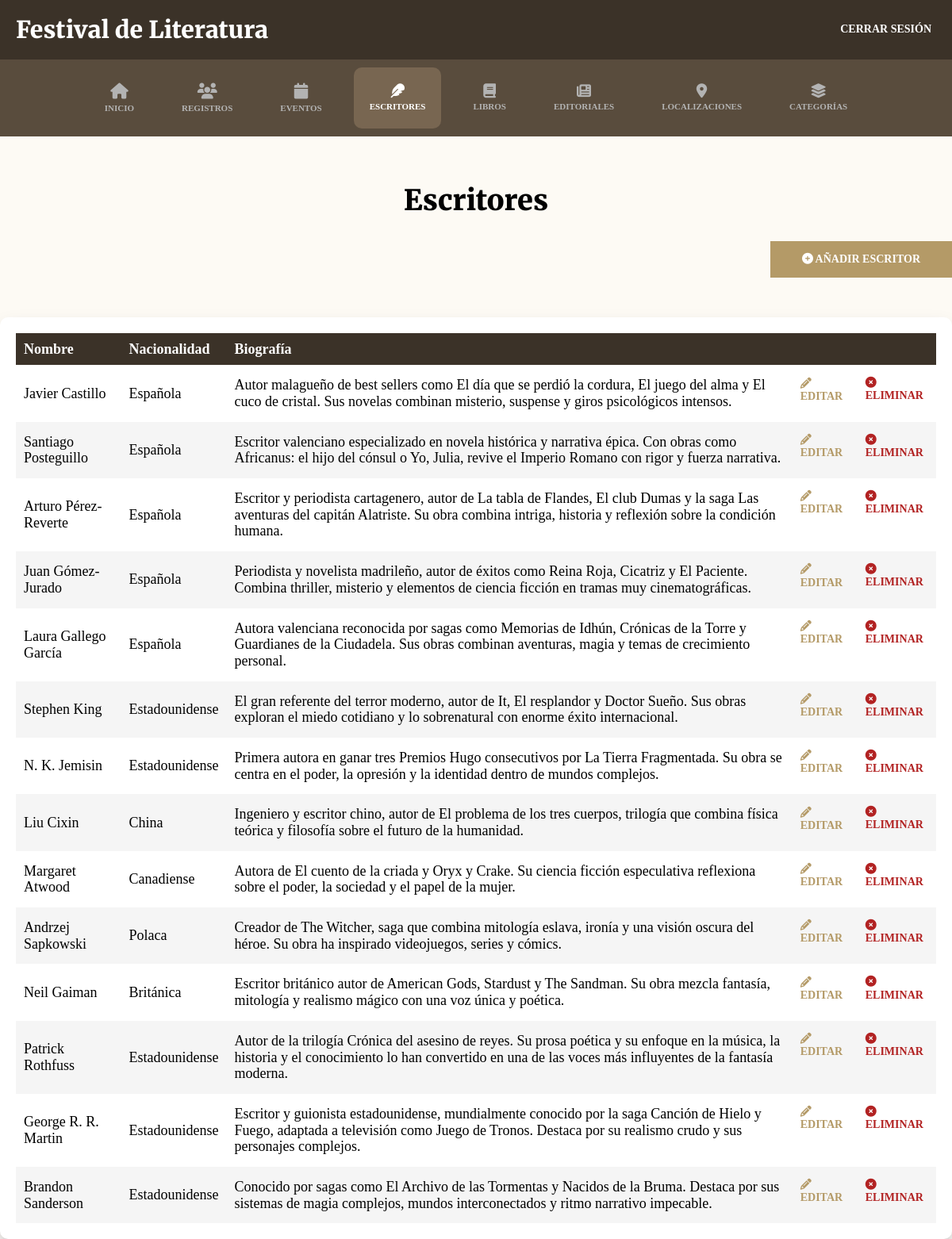
/admin/escritores (signed in), run on the app's committed database.
### tables this page shows
CREATE TABLE escritores (
  id_escritor    INT UNSIGNED  NOT NULL AUTO_INCREMENT,
  nombre         VARCHAR(150)  NOT NULL,
  biografia      TEXT          NOT NULL,
  nacionalidad   VARCHAR(100)  NOT NULL,
  imagen           VARCHAR(255)  NULL,   
  PRIMARY KEY (id_escritor),
  KEY idx_escritores_nombre (nombre)
);

### controllers/EscritoresController.php (called while the page is built, shortened)
<?php
class EscritoresController {
    public static function index(Router $router) {
        $escritores = Escritor::all();
        $router->render('admin/escritores/index', [
            'titulo' => 'Escritores',
            'escritores' => $escritores
        ]);
    }
}

### public/index.php (called while the page is built, shortened)
<?php
$router = new Router();
$router->get('/login', [AuthController::class, 'login']);
$router->post('/login', [AuthController::class, 'login']);
$router->post('/logout', [AuthController::class, 'logout']);
$router->get('/registro', [AuthController::class, 'registro']);
$router->post('/registro', [AuthController::class, 'registro']);
$router->get('/admin/dashboard', [DashboardController::class, 'index']);
$router->get('/admin/registros', [RegistrosController::class, 'index']);
$router->post('/admin/registros/eliminar', [RegistrosController::class, 'eliminar']);
$router->get('/admin/eventos', [EventosController::class, 'index']);
$router->get('/admin/eventos/crear', [EventosController::class, 'crear']);
$router->post('/admin/eventos/crear', [EventosController::class, 'crear']);
$router->get('/admin/eventos/editar', [EventosController::class, 'editar']);
$router->post('/admin/eventos/editar', [EventosController::class, 'editar']);
$router->post('/admin/eventos/eliminar', [EventosController::class, 'eliminar']);
$router->get('/admin/escritores', [EscritoresController::class, 'index']);
$router->get('/admin/escritores/crear', [EscritoresController::class, 'crear']);
$router->post('/admin/escritores/crear', [EscritoresController::class, 'crear']);
$router->get('/admin/escritores/editar', [EscritoresController::class, 'editar']);
$router->post('/admin/escritores/editar', [EscritoresController::class, 'editar']);
$router->post('/admin/escritores/eliminar', [EscritoresController::class, 'eliminar']);
$router->get('/admin/libros', [LibrosController::class, 'index']);
$router->get('/admin/libros/crear', [LibrosController::class, 'crear']);
$router->post('/admin/libros/crear', [LibrosController::class, 'crear']);
$router->get('/admin/libros/editar', [LibrosController::class, 'editar']);
$router->post('/admin/libros/editar', [LibrosController::class, 'editar']);
$router->post('/admin/libros/eliminar', [LibrosController::class, 'eliminar']);
$router->get('/admin/editoriales', [EditorialesController::class, 'index']);
$router->get('/admin/editoriales/crear', [EditorialesController::class, 'crear']);
$router->post('/admin/editoriales/crear', [EditorialesController::class, 'crear']);
$router->get('/admin/editoriales/editar', [EditorialesController::class, 'editar']);
$router->post('/admin/editoriales/editar', [EditorialesController::class, 'editar']);
$router->post('/admin/editoriales/eliminar', [EditorialesController::class, 'eliminar']);
$router->get('/admin/localizaciones', [LocalizacionesController::class, 'index']);
$router->get('/admin/localizaciones/crear', [LocalizacionesController::class, 'crear']);
$router->post('/admin/localizaciones/crear', [LocalizacionesController::class, 'crear']);
$router->get('/admin/localizaciones/editar', [LocalizacionesController::class, 'editar']);
$router->post('/admin/localizaciones/editar', [LocalizacionesController::class, 'editar']);
$router->post('/admin/localizaciones/eliminar', [LocalizacionesController::class, 'eliminar']);
$router->get('/admin/categorias', [CategoriasController::class, 'index']);
$router->get('/admin/categorias/crear', [CategoriasController::class, 'crear']);
$router->post('/admin/categorias/crear', [CategoriasController::class, 'crear']);
$router->get('/admin/categorias/editar', [CategoriasController::class, 'editar']);
$router->post('/admin/categorias/editar', [CategoriasController::class, 'editar']);
$router->post('/admin/categorias/eliminar', [CategoriasController::class, 'eliminar']);
$router->get('/', [PaginasController::class, 'index']);
$router->get('/festival', [PaginasController::class, 'festival']);
$router->get('/programa', [PaginasController::class, 'programa']);
$router->get('/localizaciones', [PaginasController::class, 'localizaciones']);
$router->get('/escritores', [PaginasController::class, 'escritores']);
$router->get('/entradas', [PaginasController::class, 'entradas']);
$router->post('/entradas', [PaginasController::class, 'entradas']);
$router->get('/404', [PaginasController::class, 'error']);
$router->get('/mis-entradas', [\Controllers\PaginasController::class, 'misEntradas']);
$router->post('/mis-entradas', [\Controllers\PaginasController::class, 'misEntradas']);
$router->comprobarRutas();

### models/ActiveRecord.php (called while the page is built, shortened)
<?php
class ActiveRecord {
    protected static $db;
    protected static $tabla = '';
    protected static $idColumn = 'id';
    public function __get(string $propiedad) {
        $metodo = 'get' . str_replace(' ', '', ucwords(str_replace('_', ' ', $propiedad)));
        if (method_exists($this, $metodo)) {
            return $this->$metodo();
        }
        return null;
    }
    public static function setDB($database) {
        self::$db = $database;
    }
    public static function consultarSQL($query) {
        $resultado = self::$db->query($query);
        $array = [];
        while ($registro = $resultado->fetch_assoc()) {
            $array[] = static::crearObjeto($registro);
        }
        return $array;
    }
    protected static function crearObjeto($registro) {
    $objeto = new static;
    foreach ($registro as $key => $value) {
        $v = $value;
        try {
            $prop = new \ReflectionProperty($objeto, $key);
            $type = $prop->getType();
            if ($type instanceof \ReflectionNamedType) {
                $typeName   = $type->getName();
                $allowsNull = $type->allowsNull();
                if ($typeName === 'int') {
                    if ($v === null) {
                        $v = $allowsNull ? null : 0;
                    } else {
                        $v = (int)$v;
                    }
                } elseif ($typeName === 'float') {
                    if ($v === null) {
                        $v = $allowsNull ? null : 0.0;
                    } else {
                        $v = (float)$v;
                    }
                } elseif ($typeName === 'string') {
                    if ($v === null && !$allowsNull) {
                        $v = '';
                    }
                }
            }
        } catch (\ReflectionException $e) {
        }
        $objeto->$key = $v;
    }
    return $objeto;
}
    public static function all() {
        $pk = static::$idColumn;
        $query = "SELECT * FROM " . static::$tabla . " ORDER BY {$pk} DESC";
        return self::consultarSQL($query);
    }
}

### models/Escritor.php (called while the page is built, shortened)
<?php
class Escritor extends ActiveRecord {
    protected ?int $id_escritor = null;
    protected string $nombre = '';
    protected string $biografia = '';
    protected string $nacionalidad = '';
    public function __construct($args = [])
    {
        $this->id_escritor = $args['id'] ?? null;
        $this->nombre = $args['nombre'] ?? '';
        $this->biografia = $args['biografia'] ?? '';
        $this->nacionalidad = $args['nacionalidad'] ?? '';
    }
    public function getIdEscritor(): ?int {
        return $this->id_escritor;
    }
    public function getNombre(): string {
        return $this->nombre;
    }
    public function getBiografia(): string {
        return $this->biografia;
    }
    public function getNacionalidad(): string {
        return $this->nacionalidad;
    }
}

### views/admin/escritores/index.php (the view, shortened to what this page needs)
<h2 class="dashborad__heading"><?php echo $titulo; ?></h2>
<div class="dashboard__contenedor-boton">
    <a class="dashboard__boton" href="/admin/escritores/crear">
        <i class="fa-solid fa-circle-plus"></i> Añadir escritor</a>
</div>
<div class="dashboard__contenedor">
    <?php if(!empty($escritores)) { ?>
        <table class="table">
            <thead class="table__thead">
                <tr>
                    <th scope="col" class="table__th">Nombre</th>
                    <th scope="col" class="table__th">Nacionalidad</th>
                    <th scope="col" class="table__th">Biografía</th>
                    <th scope="col" class="table__th"></th>
                </tr>
            </thead>
            <tbody class="table__tbody">
                <?php foreach($escritores as $escritor) { ?>
                    <tr class="table__tr">
                        <td class="table__td">
                            <?php echo $escritor->nombre; ?>
                        </td>
                        <td class="table__td">
                            <?php echo $escritor->nacionalidad; ?>
                        </td>
                        <td class="table__td">
                            <?php echo $escritor->biografia; ?>
                        </td>
                        <td class="table__td--acciones">
                            <a class="table__accion table__accion--editar" href="/admin/escritores/editar?id=<?php echo $escritor->id_escritor; ?>">
                                <i class="fa-solid fa-pencil"></i>
                                Editar
                            </a>
                            <form method="POST" action="/admin/escritores/eliminar" class="table__formulario">
                                <button class="table__accion table__accion--eliminar" type="submit">
                                    <i class="fa-solid fa-circle-xmark"></i>
                                    Eliminar
                                </button>
                            </form>
                        </td>
                    </tr>
                <?php } ?>
            </tbody>
        </table>
    <?php } else { ?>
        <p class="text-center">No hay escritores.</p>
    <?php } ?>
</div>

### public/build/css/app.css (style rules this page uses)
html { line-height: 1.15; -webkit-text-size-adjust: 100%; }
body { margin: 0; }
a { background-color: transparent; }
button, input, optgroup, select, textarea { font-family: inherit; font-size: 100%; line-height: 1.15; margin: 0; }
button, input { overflow: visible; }
button, select { text-transform: none; }
button, [type=button], [type=reset], [type=submit] { -webkit-appearance: button; }
html { font-size: 62.5%; box-sizing: border-box; background-color: #fdfaf4; height: 100%; }
*, *:before, *:after { box-sizing: inherit; }
body { font-family: serif; font-size: 1.8rem; }
a { text-decoration: none; }
h1, h2, h3 { font-family: "Merriweather", serif; font-weight: 900; margin: 2rem 0; }
h2 { font-size: 3.6rem; }
[class$=__heading] { font-family: "Merriweather", serif; font-weight: 900; margin: 2rem 0; margin: 6rem 0 3rem 0; text-align: center; }
.dashboard { height: 100%; display: flex; flex-direction: column; }
@media (min-width: 768px) { .dashboard__contenedor-boton { display: flex; justify-content: flex-end; margin-bottom: 5rem; } }
.dashboard__boton { background-color: #b49a67; padding: 1.5rem 4rem; color: #ffffff; font-size: 1.8rem; font-weight: 700; border: none; transition-property: background-color; transition-duration: 0.3s; text-align: center; width: 100%; display: inline-block; }
.dashboard__boton { text-transform: uppercase; font-size: 1.4rem; }
@media (min-width: 768px) { .dashboard__boton { width: auto; } }
.dashboard__contenedor, .dashboard__formulario { box-shadow: rgba(50, 50, 93, 0.25) 0px 13px 27px -5px, rgba(0, 0, 0, 0.3) 0px 8px 16px -8px; background-color: #ffffff; padding: 2rem; border-radius: 1rem; margin-top: 5rem; }
.table { width: 100%; border-collapse: collapse; }
.table__thead { background-color: #3b3228; color: #ffffff; }
.table__th { padding: 1rem; text-align: left; }
.table__tr:nth-of-type(even) { background-color: #f5f5f5; }
.table__td, .table__td--acciones { padding: 1.5rem 1rem; }
.table__td--acciones { display: flex; justify-content: flex-end; gap: 2rem; align-items: center; }
.table__accion { all: unset; text-transform: uppercase; font-size: 1.4rem; font-weight: 700; }
.table__accion--editar { color: #b49a67; }
.table__accion--eliminar { color: #b22222; }

### data on the page
escritores: nombre "Javier Castillo", nacionalidad "Española", biografia "Autor malagueño de best sellers como El día que se perdió la cordura, El juego del alma y El cuco de cristal. Sus novelas combinan misterio, suspense y giros psicológicos intensos."
escritores: nombre "Santiago Posteguillo", nacionalidad "Española", biografia "Escritor valenciano especializado en novela histórica y narrativa épica. Con obras como Africanus: el hijo del cónsul o Yo, Julia, revive el Imperio Romano con rigor y fuerza narrativa."
escritores: nombre "Arturo Pérez-Reverte", nacionalidad "Española", biografia "Escritor y periodista cartagenero, autor de La tabla de Flandes, El club Dumas y la saga Las aventuras del capitán Alatriste. Su obra combina intriga, historia y reflexión sobre la condición humana."
escritores: nombre "Juan Gómez-Jurado", nacionalidad "Española", biografia "Periodista y novelista madrileño, autor de éxitos como Reina Roja, Cicatriz y El Paciente. Combina thriller, misterio y elementos de ciencia ficción en tramas muy cinematográficas."
escritores: nombre "Laura Gallego García", nacionalidad "Española", biografia "Autora valenciana reconocida por sagas como Memorias de Idhún, Crónicas de la Torre y Guardianes de la Ciudadela. Sus obras combinan aventuras, magia y temas de crecimiento personal."
escritores: nombre "Stephen King", nacionalidad "Estadounidense", biografia "El gran referente del terror moderno, autor de It, El resplandor y Doctor Sueño. Sus obras exploran el miedo cotidiano y lo sobrenatural con enorme éxito internacional."
escritores: nombre "N. K. Jemisin", nacionalidad "Estadounidense", biografia "Primera autora en ganar tres Premios Hugo consecutivos por La Tierra Fragmentada. Su obra se centra en el poder, la opresión y la identidad dentro de mundos complejos."
escritores: nombre "Liu Cixin", nacionalidad "China", biografia "Ingeniero y escritor chino, autor de El problema de los tres cuerpos, trilogía que combina física teórica y filosofía sobre el futuro de la humanidad."
escritores: nombre "Margaret Atwood", nacionalidad "Canadiense", biografia "Autora de El cuento de la criada y Oryx y Crake. Su ciencia ficción especulativa reflexiona sobre el poder, la sociedad y el papel de la mujer."
escritores: nombre "Andrzej Sapkowski", nacionalidad "Polaca", biografia "Creador de The Witcher, saga que combina mitología eslava, ironía y una visión oscura del héroe. Su obra ha inspirado videojuegos, series y cómics."
escritores: nombre "Neil Gaiman", nacionalidad "Británica", biografia "Escritor británico autor de American Gods, Stardust y The Sandman. Su obra mezcla fantasía, mitología y realismo mágico con una voz única y poética."
escritores: nombre "Patrick Rothfuss", nacionalidad "Estadounidense", biografia "Autor de la trilogía Crónica del asesino de reyes. Su prosa poética y su enfoque en la música, la historia y el conocimiento lo han convertido en una de las voces más influyentes de la fantasía moderna."
escritores: nombre "George R. R. Martin", nacionalidad "Estadounidense", biografia "Escritor y guionista estadounidense, mundialmente conocido por la saga Canción de Hielo y Fuego, adaptada a televisión como Juego de Tronos. Destaca por su realismo crudo y sus personajes complejos."
escritores: nombre "Brandon Sanderson", nacionalidad "Estadounidense", biografia "Conocido por sagas como El Archivo de las Tormentas y Nacidos de la Bruma. Destaca por sus sistemas de magia complejos, mundos interconectados y ritmo narrativo impecable."

### other printed values
$titulo "Escritores"
